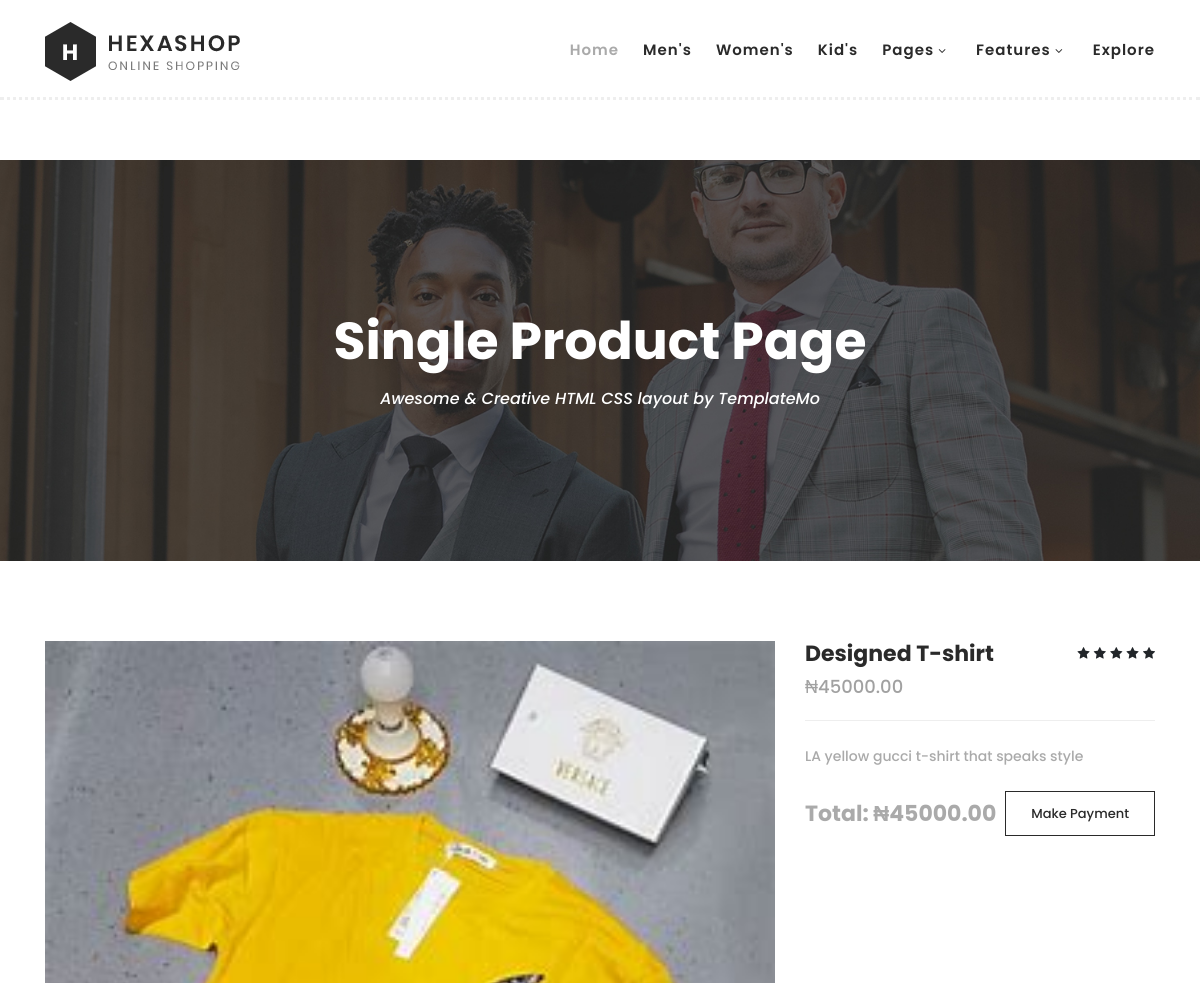
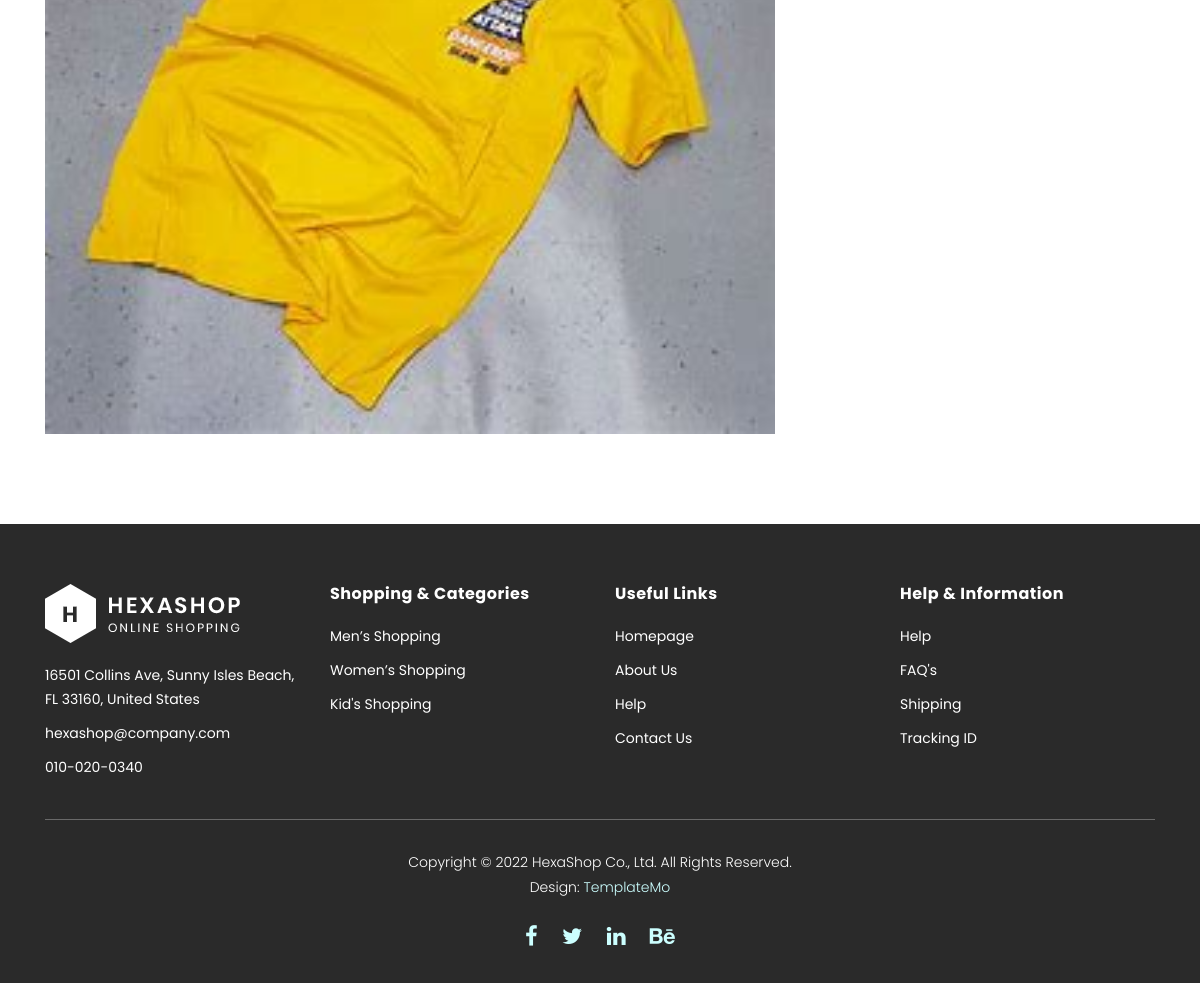
/1/, run on the app's committed database (2 pictures, top to bottom).
### store/models.py (models this page shows, shortened)
class Product(models.Model):
    name = models.CharField(max_length=100)
    price = models.DecimalField(max_digits=10, decimal_places=2)
    image = models.ImageField(upload_to="product_images")
    description = models.TextField(blank=True, null=True)
    category = models.ForeignKey(Category, on_delete=models.CASCADE)
    rating = models.IntegerField()

### store/views.py (the view)
# urls.py: path("<int:id>/", detailpage, name="detail"),
def detailpage(request, id):
    product = get_object_or_404(Product, id=id)
    return render(request, "store/single-product.html", {"product": product})

### store/templates/store/single-product.html (shortened to what this page needs)
{% load static %}
<!DOCTYPE html>
<html lang="en">
  <head>
    <link rel="stylesheet" type="text/css" href="{% static 'store/assets/css/bootstrap.min.css' %}">
    <link rel="stylesheet" type="text/css" href="{% static 'store/assets/css/font-awesome.css' %}">
    <link rel="stylesheet" href="{% static 'store/assets/css/templatemo-hexashop.css' %}">
    <link rel="stylesheet" href="{% static 'store/assets/css/owl-carousel.css' %}">
    <link rel="stylesheet" href="{% static 'store/assets/css/lightbox.css' %}">
    </head>
    <body>
    <header class="header-area header-sticky">
        <div class="container">
            <div class="row">
                <div class="col-12">
                    <nav class="main-nav">
                        <a href="index.html" class="logo">
                            <img src="{% static 'store/assets/images/logo.png' %}">
                        </a>
                        <ul class="nav">
                            <li class="scroll-to-section"><a href="index.html" class="active">Home</a></li>
                            <li class="scroll-to-section"><a href="index.html">Men's</a></li>
                            <li class="scroll-to-section"><a href="index.html">Women's</a></li>
                            <li class="scroll-to-section"><a href="index.html">Kid's</a></li>
                            <li class="submenu">
                                <a href="javascript:;">Pages</a>
                            </li>
                            <li class="submenu">
                                <a href="javascript:;">Features</a>
                            </li>
                            <li class="scroll-to-section"><a href="index.html">Explore</a></li>
                        </ul>
                    </nav>
                </div>
            </div>
        </div>
    </header>
    <div class="page-heading" id="top">
        <div class="container">
            <div class="row">
                <div class="col-lg-12">
                    <div class="inner-content">
                        <h2>Single Product Page</h2>
                        <span>Awesome &amp; Creative HTML CSS layout by TemplateMo</span>
                    </div>
                </div>
            </div>
        </div>
    </div>
    <section class="section" id="product">
        <div class="container">
            <div class="row">
                <div class="col-lg-8">
                <div class="left-images">
                    <img src="{{ product.image.url }}" alt="">
                </div>
            </div>
            <div class="col-lg-4">
                <div class="right-content">
                    <h4>{{ product.name }}</h4>
                    <span class="price">₦{{ product.price }}</span>
                    <ul class="stars">
                        <li><i class="fa fa-star"></i></li>
                        <li><i class="fa fa-star"></i></li>
                        <li><i class="fa fa-star"></i></li>
                        <li><i class="fa fa-star"></i></li>
                        <li><i class="fa fa-star"></i></li>
                    </ul>
                    <span>L{{ product.description }}</span>
                    <br>
                    <div class="total">
                        <h4>Total: ₦{{ product.price }}</h4>
                        <div class="main-border-button"><a href="{% url 'store-initiate-pay' product.id %}">Make Payment</a></div>
                    </div>
                </div>
            </div>
            </div>
        </div>
    </section>
    <footer>
        <div class="container">
            <div class="row">
                <div class="col-lg-3">
                    <div class="first-item">
                        <div class="logo">
                            <img src="{% static 'store/assets/images/white-logo.png' %}" alt="hexashop ecommerce templatemo">
                        </div>
                        <ul>
                            <li><a href="#">16501 Collins Ave, Sunny Isles Beach, FL 33160, United States</a></li>
                            <li><a href="#">hexashop@company.com</a></li>
                            <li><a href="#">010-020-0340</a></li>
                        </ul>
                    </div>
                </div>
                <div class="col-lg-3">
                    <h4>Shopping &amp; Categories</h4>
                    <ul>
                        <li><a href="#">Men’s Shopping</a></li>
                        <li><a href="#">Women’s Shopping</a></li>
                        <li><a href="#">Kid's Shopping</a></li>
                    </ul>
                </div>
                <div class="col-lg-3">
                    <h4>Useful Links</h4>
                    <ul>
                        <li><a href="#">Homepage</a></li>
                        <li><a href="#">About Us</a></li>
                        <li><a href="#">Help</a></li>
                        <li><a href="#">Contact Us</a></li>
                    </ul>
                </div>
                <div class="col-lg-3">
                    <h4>Help &amp; Information</h4>
                    <ul>
                        <li><a href="#">Help</a></li>
                        <li><a href="#">FAQ's</a></li>
                        <li><a href="#">Shipping</a></li>
                        <li><a href="#">Tracking ID</a></li>
                    </ul>
                </div>
                <div class="col-lg-12">
                    <div class="under-footer">
                        <p>Copyright © 2022 HexaShop Co., Ltd. All Rights Reserved.
                        <br>Design: <a href="https://templatemo.com" target="_parent" title="free css templates">TemplateMo</a></p>
                        <ul>
                            <li><a href="#"><i class="fa fa-facebook"></i></a></li>
                            <li><a href="#"><i class="fa fa-twitter"></i></a></li>
                            <li><a href="#"><i class="fa fa-linkedin"></i></a></li>
                            <li><a href="#"><i class="fa fa-behance"></i></a></li>
                        </ul>
                    </div>
                </div>
            </div>
        </div>
    </footer>
  </body>
</html>

### data on the page
Product: image (picture), name "Designed T-shirt", price "45000.00", description "A yellow gucci t-shirt that speaks style"
